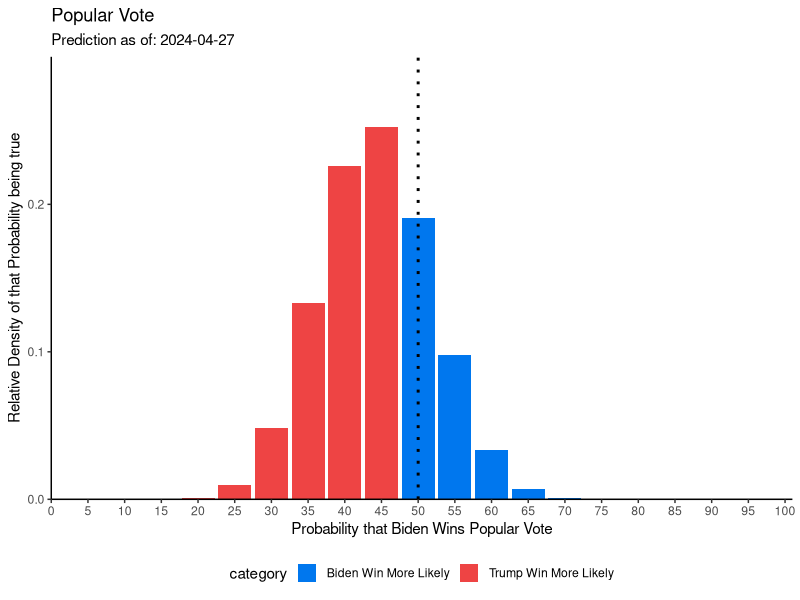
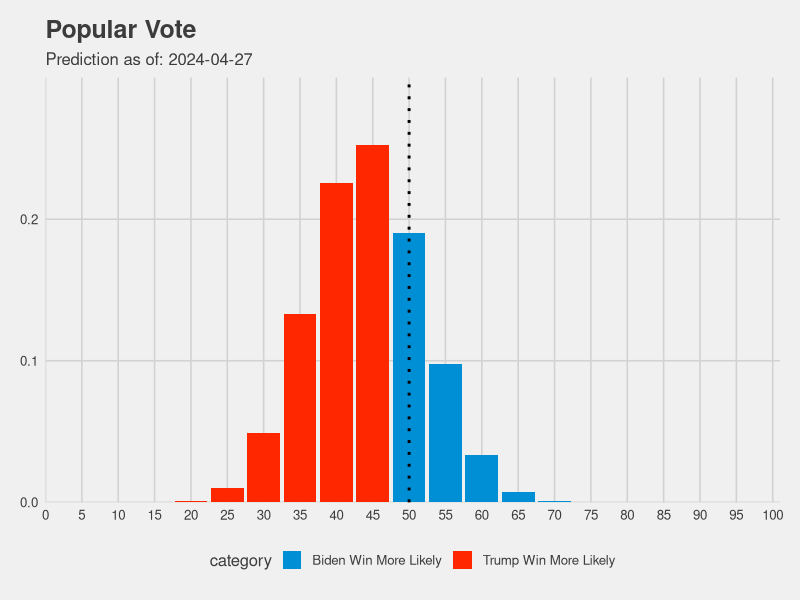
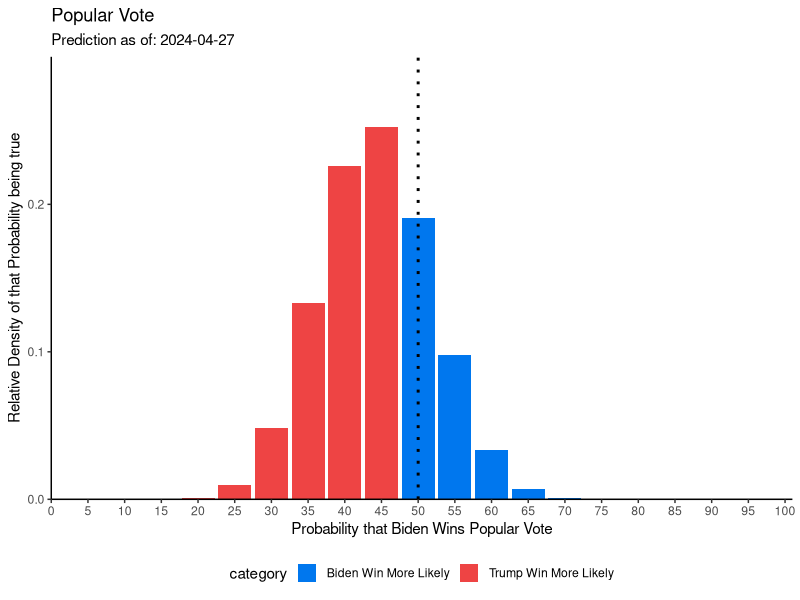

The R source for these figures, in order:
library(data.table)
library(ggplot2)
library(ggthemes)

data <- data.table(p=c(0:20)/20)
w = 16.94902	
l =	21.67305



date <- "2024-04-27"


data$density <- data$p**w*(1-data$p)**l# * factorial(w+l+1)/(factorial(w)*factorial(l))
data$density <- data$density / sum(data$density)
data$category <- fifelse(data$p < 0.5, "Trump Win More Likely", "Biden Win More Likely")
data$category <- as.character(data$category)

# max value
# data[order(-ways)][1,1]

# plotting
ggplot(data, aes(x=as.integer(p*100), y=density))+
  geom_col(aes(fill=category), size=1.5)+
  scale_fill_manual(values=c(
    "Trump Win More Likely"="#ee4444",
    "Biden Win More Likely"="#0077ee"
  ))+
  #geom_vline(xintercept = as.numeric(data[order(-density)][1,1]), linetype="dotted", color="#666666", size=1)+
  geom_vline(xintercept = 50, color="#000000", size=1, linetype="dotted")+
  theme_bw()+
  xlab("Probability that Biden Wins Popular Vote")+
  ylab("Relative Density of that Probability being true")+
  theme(legend.position = "bottom")+
  scale_x_continuous(breaks=seq(0,100,5),expand = c(0,0), limits=c(0,101))+
  scale_y_continuous(expand=c(0,0), limits=c(0,0.3))+
  theme(axis.line = element_line(color='black'),
        plot.background = element_blank(),
        panel.grid.major = element_blank(),
        panel.grid.minor = element_blank(),
        panel.border = element_blank())+
  labs(title="Popular Vote", subtitles=paste("Prediction as of:",date))

ggsave(paste0("popular vote ", date, ".png"))
















## other themes
# plotting
ggplot(data, aes(x=as.integer(p*100), y=density))+
  geom_col(aes(fill=category), size=1.5)+
  #geom_vline(xintercept = as.numeric(data[order(-density)][1,1]), linetype="dotted", color="#666666", size=1)+
  geom_vline(xintercept = 50, color="#000000", size=1, linetype="dotted")+
  theme_fivethirtyeight()+
  scale_fill_fivethirtyeight()+
  xlab("Probability that Biden Wins Popular Vote")+
  ylab("Relative Density of that Probability being true")+
  theme(legend.position = "bottom")+
  scale_x_continuous(breaks=seq(0,100,5),expand = c(0,0), limits=c(0,101))+
  scale_y_continuous(expand=c(0,0), limits=c(0,0.3))+
  #theme(axis.line = element_line(color='black'),
  #      plot.background = element_blank(),
  #      panel.grid.major = element_blank(),
  #      panel.grid.minor = element_blank(),
  #      panel.border = element_blank())+
  labs(title="Popular Vote", subtitles=paste("Prediction as of:",date))
